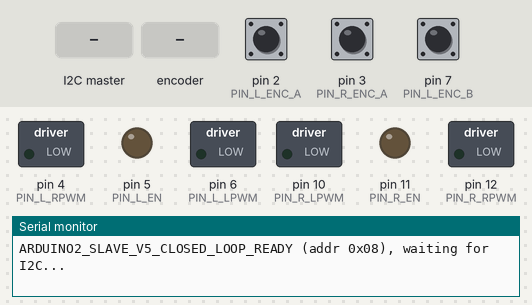
Simulated run of this sketch. Board: Arduino Uno, built with avr-gcc and run on an emulated ATmega328P. Parts: switched loads named in the sketch (green lamp = pin HIGH), output pins drawn as LEDs (lit = HIGH), the last lines printed to the serial monitor. Inputs (shaded band) come from the test bench; at power-on: pin 2 (PIN_L_ENC_A) HIGH, pin 3 (PIN_R_ENC_A) HIGH, pin 7 (PIN_L_ENC_B) HIGH.

Above: at 1.2 s.
1.3 s: the I2C master sends the byte 1
At 2.1 s:
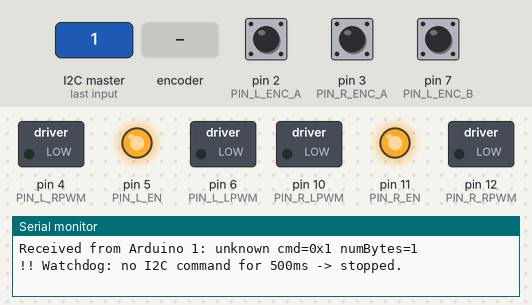
2.8 s: rotary encoder on pin 2 (PIN_L_ENC_A) / pin 7 (PIN_L_ENC_B) turned 1 step (first pin leading)
Timing chart, 0 to 5.8 s (numbered marks = the images above; inputs shaded):
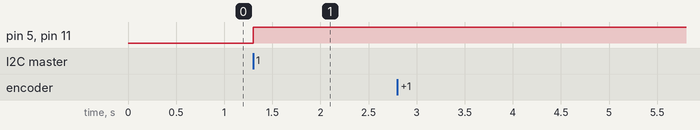

Measured:
- after the input at 1.3 s, pin 5 (PIN_L_EN), pin 11 (PIN_R_EN): LOW → HIGH at once

The sketch:

arduino2.ino
```cpp
/*
 * arduino2_slave.ino  (v5, closed-loop wheel speed)
 * ---------------------------------------------------------------------
 * Role: ARDUINO 2 (Slave), I2C address 0x08. USB used only for debug.
 *
 * v5 CHANGES
 *  - The wheel speed command (mm/s) is now regulated with a feedforward +
 *    PI loop using the encoders. The old fixed minimum PWM (110) is gone,
 *    so slow commands produce slow motion instead of ~0.12 m/s.
 *  - Commands below MIN_TARGET_MMS are treated as zero (they are below
 *    what the motors can do and would only cause stick-slip).
 *  - Separate mm-per-tick per wheel, so a veer can be trimmed here.
 *  - Output is capped by PWM_LIMIT as a safety if an encoder sign is wrong.
 *
 * Kept from v3: no noInterrupts()/interrupts() inside the I2C handlers,
 * atomic watchdog read, rate-limited debug printing.
 *
 * Motor outputs (unchanged wiring):
 *   Forward  : RPWM pin (D4/D12) = software PWM from the Timer2 ISR
 *   Backward : LPWM pin (D6/D10) = analogWrite
 *
 * I2C protocol (Arduino1 = master):
 *   Write 5 bytes: [0x10, leftMMs_hi, leftMMs_lo, rightMMs_hi, rightMMs_lo]
 *   Write 2 bytes: [0x30, enable]
 *   Read  8 bytes: [leftTicks(int32 BE), rightTicks(int32 BE)] = delta since
 *                  the previous read (counters advance on every read).
 * ---------------------------------------------------------------------
 */

#include <Wire.h>
#include <util/atomic.h>

// =======================================================================
// Configuration (pins unchanged from current wiring)
// =======================================================================
static const uint8_t I2C_SLAVE_ADDR = 0x08;

static const uint8_t PIN_L_EN    = 5;
static const uint8_t PIN_L_RPWM  = 4;    // forward, software PWM (PD4)
static const uint8_t PIN_L_LPWM  = 6;    // backward, hardware PWM
static const uint8_t PIN_L_ENC_A = 2;    // INT0
static const uint8_t PIN_L_ENC_B = 7;

static const uint8_t PIN_R_EN    = 11;
static const uint8_t PIN_R_RPWM  = 12;   // forward, software PWM (PB4)
static const uint8_t PIN_R_LPWM  = 10;   // backward, hardware PWM
static const uint8_t PIN_R_ENC_A = 3;    // INT1
static const uint8_t PIN_R_ENC_B = 8;

static const float MAX_WHEEL_SPEED_MMS = 400.0f;
static const int   PWM_MAX             = 255;

// Software PWM for forward: 64 steps at about 496 Hz.
static const uint8_t SW_STEPS = 64;

// ---- Closed-loop wheel speed ----------------------------------------
// 2 * pi * 30 mm wheel radius / 1342.5 ticks per rev = 0.1404 mm per tick.
// If the robot veers after the Pi's LEFT_SLOWER_PERCENT is set to 0:
//   veers toward the LEFT  -> lower MM_PER_TICK_LEFT slightly (e.g. 0.1404 -> 0.136)
//   veers toward the RIGHT -> lower MM_PER_TICK_RIGHT slightly
static const float MM_PER_TICK_LEFT  = 0.1404f;
static const float MM_PER_TICK_RIGHT = 0.1404f;

// Encoder direction: +1 if positive ticks mean the wheel moves forward.
// From the logs: left counts up going forward, right counts DOWN going forward.
static const int ENC_SIGN_LEFT  = 1;
static const int ENC_SIGN_RIGHT = -1;

static const float KP        = 0.30f;   // PWM per mm/s of error
static const float KI        = 2.0f;    // PWM per (mm/s * s)
static const float FF_OFFSET = 60.0f;   // feedforward start (PWM units)
static const float FF_SLOPE  = 0.5f;    // feedforward PWM per mm/s
static const float INTEG_MIN = -60.0f;
static const float INTEG_MAX = 120.0f;
static const int   PWM_LIMIT = 220;     // safety cap (max 255)

static const int   MIN_TARGET_MMS = 10; // |target| below this is treated as 0
static const float SPEED_FILTER   = 0.4f;

static const unsigned long CONTROL_PERIOD_MS   = 20;
static const unsigned long CMD_TIMEOUT_MS      = 500;
static const unsigned long DEBUG_MIN_PERIOD_MS = 1000;
static const unsigned long ENC_PRINT_PERIOD_MS = 500;
static const unsigned long CTL_PRINT_PERIOD_MS = 500;

// =======================================================================
// State
// =======================================================================
volatile long encTicksLeft  = 0;
volatile long encTicksRight = 0;

// Only touched inside onI2CRequest() (interrupt context).
long encSnapshotLeft  = 0;
long encSnapshotRight = 0;

volatile int16_t targetLeftMMs  = 0;
volatile int16_t targetRightMMs = 0;
volatile bool    motorsEnabled  = true;
volatile bool    i2cLinkEstablished = false;
volatile unsigned long lastI2cCmdMs = 0;

// Software PWM state (written by the Timer2 ISR)
volatile uint8_t swPhase = 0;
volatile uint8_t swDutyL = 0;   // 0..SW_STEPS, 0 = off
volatile uint8_t swDutyR = 0;

// ISR -> loop() debug hand-off
volatile bool    debugNewMsgFlag  = false;
volatile uint8_t debugCmd         = 0;
volatile int16_t debugTargetLeft  = 0;
volatile int16_t debugTargetRight = 0;
volatile uint8_t debugNumBytes    = 0;

unsigned long lastControlMs = 0;
unsigned long lastDebugPrintMs = 0;
unsigned long lastEncPrintMs = 0;
unsigned long lastCtlPrintMs = 0;
int16_t lastPrintedLeft = 0, lastPrintedRight = 0;
long lastPrintedEncL = 0, lastPrintedEncR = 0;
bool watchdogTripped = false;

// Per-wheel controller state
struct WheelCtl {
  long   prevTicks;
  float  speed;      // filtered measured speed, mm/s, + = forward
  float  integ;      // integral term, PWM units
  int8_t lastSign;   // direction of the last nonzero target
};
WheelCtl ctlL = {0, 0.0f, 0.0f, 0};
WheelCtl ctlR = {0, 0.0f, 0.0f, 0};

// =======================================================================
// Encoder ISRs (channel A RISING, channel B gives direction)
// =======================================================================
void isrLeftEncoder() {
  if (digitalRead(PIN_L_ENC_B) == LOW) encTicksLeft++;
  else encTicksLeft--;
}

void isrRightEncoder() {
  if (digitalRead(PIN_R_ENC_B) == LOW) encTicksRight++;
  else encTicksRight--;
}

// =======================================================================
// Software PWM: Timer2 interrupt, about 31.7 kHz / 64 steps = about 496 Hz
// =======================================================================
ISR(TIMER2_COMPA_vect) {
  swPhase = (swPhase + 1) & (SW_STEPS - 1);

  if (swPhase < swDutyL) PORTD |=  (1 << PD4);    // pin 4
  else                   PORTD &= ~(1 << PD4);

  if (swPhase < swDutyR) PORTB |=  (1 << PB4);    // pin 12
  else                   PORTB &= ~(1 << PB4);
}

void setupSoftPwmTimer() {
  TCCR2A = (1 << WGM21);     // CTC mode
  TCCR2B = (1 << CS21);      // prescaler 8
  OCR2A  = 62;               // 16 MHz / 8 / 63 = about 31.7 kHz
  TIMSK2 |= (1 << OCIE2A);   // enable compare-match interrupt
}

// =======================================================================
// Motor driver
// =======================================================================
void stopAllMotors() {
  ATOMIC_BLOCK(ATOMIC_RESTORESTATE) {
    digitalWrite(PIN_L_EN, LOW);
    digitalWrite(PIN_R_EN, LOW);
    swDutyL = 0;
    swDutyR = 0;
  }
  analogWrite(PIN_L_LPWM, 0);
  analogWrite(PIN_R_LPWM, 0);
}

void resetCtl(WheelCtl &c, long ticks) {
  c.prevTicks = ticks;
  c.speed = 0.0f;
  c.integ = 0.0f;
  c.lastSign = 0;
}

// Updates the measured speed and returns a PWM magnitude (0..PWM_LIMIT)
// for the commanded direction. Returns 0 when the target is (near) zero.
int computePwm(WheelCtl &c, long ticksNow, int encSign, float mmPerTick,
               int16_t targetMMs, float dt) {
  long d = ticksNow - c.prevTicks;
  c.prevTicks = ticksNow;

  float meas = (float)encSign * (float)d * mmPerTick / dt;
  c.speed += SPEED_FILTER * (meas - c.speed);

  if (abs(targetMMs) < MIN_TARGET_MMS) {
    c.integ = 0.0f;
    c.lastSign = 0;
    return 0;
  }

  int8_t sgn = (targetMMs > 0) ? 1 : -1;
  if (sgn != c.lastSign) {          // direction change: restart the integral
    c.integ = 0.0f;
    c.lastSign = sgn;
  }

  float tgt = fabsf((float)constrain((long)targetMMs,
                                     -(long)MAX_WHEEL_SPEED_MMS,
                                     (long)MAX_WHEEL_SPEED_MMS));
  float spd = (sgn > 0) ? c.speed : -c.speed;  // speed along the commanded direction
  float err = tgt - spd;

  float out = FF_OFFSET + FF_SLOPE * tgt + KP * err + c.integ;

  // Anti-windup: do not integrate further into a saturated output.
  bool satHigh = (out >= PWM_LIMIT) && (err > 0.0f);
  bool satLow  = (out <= 0.0f)      && (err < 0.0f);
  if (!satHigh && !satLow) {
    c.integ += err * KI * dt;
    c.integ = constrain(c.integ, INTEG_MIN, INTEG_MAX);
    out = FF_OFFSET + FF_SLOPE * tgt + KP * err + c.integ;
  }

  return (int)constrain(out, 0.0f, (float)PWM_LIMIT);
}

void driveWheelPwm(uint8_t enPin, uint8_t lpwmPin, bool isLeft,
                   int16_t speedMMs, int pwm) {
  bool enabled = i2cLinkEstablished && motorsEnabled;
  uint8_t fwdDuty = 0;
  int bwdPwm = 0;

  if (enabled && abs(speedMMs) >= MIN_TARGET_MMS) {
    if (speedMMs > 0) fwdDuty = (uint8_t)constrain((pwm * SW_STEPS) / 255, 0, SW_STEPS);
    else              bwdPwm  = constrain(pwm, 0, PWM_MAX);
  }

  // Keep the shared PORT registers consistent with the ISR.
  ATOMIC_BLOCK(ATOMIC_RESTORESTATE) {
    digitalWrite(enPin, enabled ? HIGH : LOW);
    if (isLeft) swDutyL = fwdDuty;
    else        swDutyR = fwdDuty;
    analogWrite(lpwmPin, bwdPwm);   // backward; 0 when going forward or stopped
  }
}

void updateMotors() {
  unsigned long now = millis();
  unsigned long elapsed = now - lastControlMs;
  if (elapsed < CONTROL_PERIOD_MS) return;
  lastControlMs = now;
  float dt = elapsed / 1000.0f;
  if (dt <= 0.0f) return;

  long ticksL, ticksR;
  ATOMIC_BLOCK(ATOMIC_RESTORESTATE) {
    ticksL = encTicksLeft;
    ticksR = encTicksRight;
  }

  if (!i2cLinkEstablished) {
    stopAllMotors();
    resetCtl(ctlL, ticksL);
    resetCtl(ctlR, ticksR);
    return;
  }

  // Watchdog: atomic copy of the ISR-written timestamp, signed difference.
  unsigned long lastCmd;
  ATOMIC_BLOCK(ATOMIC_RESTORESTATE) { lastCmd = lastI2cCmdMs; }

  if ((long)(now - lastCmd) > (long)CMD_TIMEOUT_MS) {
    ATOMIC_BLOCK(ATOMIC_RESTORESTATE) {
      targetLeftMMs = 0;
      targetRightMMs = 0;
    }
    if (!watchdogTripped) {
      Serial.println("!! Watchdog: no I2C command for 500ms -> stopped.");
      watchdogTripped = true;
    }
  } else {
    watchdogTripped = false;
  }

  int16_t tgtLeft, tgtRight;
  ATOMIC_BLOCK(ATOMIC_RESTORESTATE) {
    tgtLeft = targetLeftMMs;
    tgtRight = targetRightMMs;
  }

  int pwmL = computePwm(ctlL, ticksL, ENC_SIGN_LEFT,  MM_PER_TICK_LEFT,  tgtLeft,  dt);
  int pwmR = computePwm(ctlR, ticksR, ENC_SIGN_RIGHT, MM_PER_TICK_RIGHT, tgtRight, dt);

  driveWheelPwm(PIN_L_EN, PIN_L_LPWM, true,  tgtLeft,  pwmL);
  driveWheelPwm(PIN_R_EN, PIN_R_LPWM, false, tgtRight, pwmR);

  // Controller debug (only while a wheel command is active).
  if ((tgtLeft != 0 || tgtRight != 0) && now - lastCtlPrintMs >= CTL_PRINT_PERIOD_MS) {
    lastCtlPrintMs = now;
    Serial.print("CTL tgt L="); Serial.print(tgtLeft);
    Serial.print(" R=");        Serial.print(tgtRight);
    Serial.print(" meas L=");   Serial.print(ctlL.speed, 0);
    Serial.print(" R=");        Serial.print(ctlR.speed, 0);
    Serial.print(" pwm L=");    Serial.print(pwmL);
    Serial.print(" R=");        Serial.println(pwmR);
  }
}

// =======================================================================
// I2C callbacks (run inside the TWI interrupt: keep short, no Serial)
// =======================================================================
void onI2CReceive(int numBytes) {
  if (numBytes <= 0) return;
  uint8_t cmd = Wire.read();

  i2cLinkEstablished = true;
  lastI2cCmdMs = millis();

  int16_t newLeft = targetLeftMMs;
  int16_t newRight = targetRightMMs;

  if (cmd == 0x10 && numBytes >= 5) {
    uint8_t b1 = Wire.read();
    uint8_t b2 = Wire.read();
    uint8_t b3 = Wire.read();
    uint8_t b4 = Wire.read();
    newLeft  = (int16_t)((b1 << 8) | b2);
    newRight = (int16_t)((b3 << 8) | b4);
    targetLeftMMs  = newLeft;
    targetRightMMs = newRight;
  } else if (cmd == 0x30 && numBytes >= 2) {
    uint8_t en = Wire.read();
    motorsEnabled = (en != 0);
    if (!motorsEnabled) { targetLeftMMs = 0; targetRightMMs = 0; }
    newLeft = targetLeftMMs;
    newRight = targetRightMMs;
  }
  while (Wire.available()) Wire.read();

  debugCmd = cmd;
  debugTargetLeft = newLeft;
  debugTargetRight = newRight;
  debugNumBytes = (uint8_t)numBytes;
  debugNewMsgFlag = true;
}

void onI2CRequest() {
  // Encoder ISRs are masked while this handler runs, so these reads are safe.
  long curLeft  = encTicksLeft;
  long curRight = encTicksRight;
  long dLeft  = curLeft  - encSnapshotLeft;
  long dRight = curRight - encSnapshotRight;
  encSnapshotLeft  = curLeft;
  encSnapshotRight = curRight;

  uint8_t buf[8];
  buf[0] = (uint8_t)((dLeft >> 24) & 0xFF);
  buf[1] = (uint8_t)((dLeft >> 16) & 0xFF);
  buf[2] = (uint8_t)((dLeft >> 8) & 0xFF);
  buf[3] = (uint8_t)(dLeft & 0xFF);
  buf[4] = (uint8_t)((dRight >> 24) & 0xFF);
  buf[5] = (uint8_t)((dRight >> 16) & 0xFF);
  buf[6] = (uint8_t)((dRight >> 8) & 0xFF);
  buf[7] = (uint8_t)(dRight & 0xFF);
  Wire.write(buf, 8);
}

// =======================================================================
// Debug printing (main loop only)
// =======================================================================
void printDebug() {
  unsigned long now = millis();

  if (debugNewMsgFlag) {
    uint8_t cmd, n;
    int16_t left, right;
    ATOMIC_BLOCK(ATOMIC_RESTORESTATE) {
      cmd = debugCmd;
      left = debugTargetLeft;
      right = debugTargetRight;
      n = debugNumBytes;
      debugNewMsgFlag = false;
    }

    bool changed = (left != lastPrintedLeft) || (right != lastPrintedRight);
    if (changed || (now - lastDebugPrintMs >= DEBUG_MIN_PERIOD_MS)) {
      lastDebugPrintMs = now;
      lastPrintedLeft = left;
      lastPrintedRight = right;

      Serial.print("Received from Arduino 1: ");
      if (cmd == 0x10) {
        Serial.print("CMD_SET_VEL left=");
        Serial.print(left);
        Serial.print("mm/s right=");
        Serial.print(right);
        Serial.println("mm/s");
      } else if (cmd == 0x30) {
        Serial.print("CMD_SET_ENABLE enabled=");
        Serial.println(motorsEnabled ? 1 : 0);
      } else {
        Serial.print("unknown cmd=0x");
        Serial.print(cmd, HEX);
        Serial.print(" numBytes=");
        Serial.println(n);
      }
    }
  }

  if (now - lastEncPrintMs >= ENC_PRINT_PERIOD_MS) {
    lastEncPrintMs = now;
    long l, r;
    ATOMIC_BLOCK(ATOMIC_RESTORESTATE) {
      l = encTicksLeft;
      r = encTicksRight;
    }
    if (l != lastPrintedEncL || r != lastPrintedEncR) {
      lastPrintedEncL = l;
      lastPrintedEncR = r;
      Serial.print("ENC total left=");
      Serial.print(l);
      Serial.print(" right=");
      Serial.println(r);
    }
  }
}

// =======================================================================
// Arduino entry points
// =======================================================================
void setup() {
  Serial.begin(115200);

  pinMode(PIN_L_EN, OUTPUT);
  pinMode(PIN_L_RPWM, OUTPUT);
  pinMode(PIN_L_LPWM, OUTPUT);
  pinMode(PIN_R_EN, OUTPUT);
  pinMode(PIN_R_RPWM, OUTPUT);
  pinMode(PIN_R_LPWM, OUTPUT);
  stopAllMotors();

  pinMode(PIN_L_ENC_A, INPUT_PULLUP);
  pinMode(PIN_L_ENC_B, INPUT_PULLUP);
  pinMode(PIN_R_ENC_A, INPUT_PULLUP);
  pinMode(PIN_R_ENC_B, INPUT_PULLUP);
  attachInterrupt(digitalPinToInterrupt(PIN_L_ENC_A), isrLeftEncoder, RISING);
  attachInterrupt(digitalPinToInterrupt(PIN_R_ENC_A), isrRightEncoder, RISING);

  setupSoftPwmTimer();

  Wire.begin(I2C_SLAVE_ADDR);
  Wire.onReceive(onI2CReceive);
  Wire.onRequest(onI2CRequest);

  lastControlMs = millis();
  Serial.println("ARDUINO2_SLAVE_V5_CLOSED_LOOP_READY (addr 0x08), waiting for I2C...");
}

void loop() {
  printDebug();
  updateMotors();
}
```
